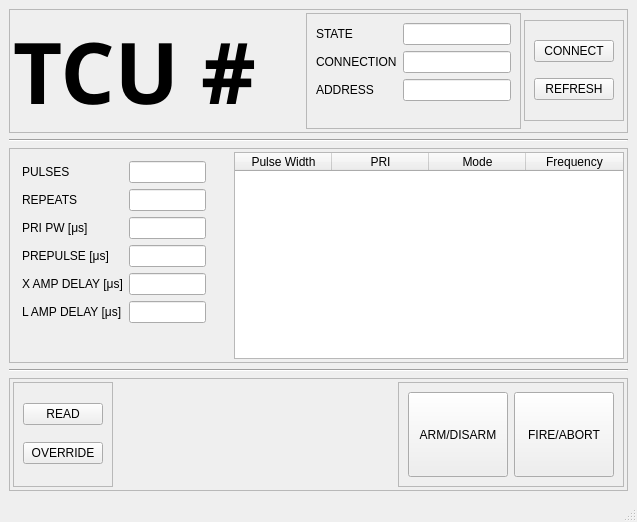
<?xml version="1.0" encoding="UTF-8"?>
<ui version="4.0">
 <class>MainWindow</class>
 <widget class="QMainWindow" name="MainWindow">
  <property name="geometry">
   <rect>
    <x>0</x>
    <y>0</y>
    <width>637</width>
    <height>522</height>
   </rect>
  </property>
  <property name="windowTitle">
   <string>MainWindow</string>
  </property>
  <property name="autoFillBackground">
   <bool>false</bool>
  </property>
  <widget class="QWidget" name="centralwidget">
   <layout class="QGridLayout" name="gridLayout_3">
    <item row="4" column="0">
     <widget class="QFrame" name="frame_6">
      <property name="frameShape">
       <enum>QFrame::StyledPanel</enum>
      </property>
      <property name="frameShadow">
       <enum>QFrame::Raised</enum>
      </property>
      <layout class="QHBoxLayout" name="horizontalLayout_2">
       <property name="spacing">
        <number>3</number>
       </property>
       <property name="leftMargin">
        <number>3</number>
       </property>
       <property name="topMargin">
        <number>3</number>
       </property>
       <property name="rightMargin">
        <number>3</number>
       </property>
       <property name="bottomMargin">
        <number>3</number>
       </property>
       <item>
        <widget class="QFrame" name="frame_5">
         <property name="frameShape">
          <enum>QFrame::StyledPanel</enum>
         </property>
         <property name="frameShadow">
          <enum>QFrame::Raised</enum>
         </property>
         <layout class="QGridLayout" name="gridLayout_2">
          <item row="0" column="0">
           <widget class="QPushButton" name="but_read">
            <property name="text">
             <string>READ</string>
            </property>
           </widget>
          </item>
          <item row="1" column="0">
           <widget class="QPushButton" name="but_override">
            <property name="text">
             <string>OVERRIDE</string>
            </property>
           </widget>
          </item>
         </layout>
        </widget>
       </item>
       <item>
        <spacer name="horizontalSpacer_2">
         <property name="orientation">
          <enum>Qt::Horizontal</enum>
         </property>
         <property name="sizeHint" stdset="0">
          <size>
           <width>271</width>
           <height>20</height>
          </size>
         </property>
        </spacer>
       </item>
       <item>
        <widget class="QFrame" name="frame_2">
         <property name="frameShape">
          <enum>QFrame::StyledPanel</enum>
         </property>
         <property name="frameShadow">
          <enum>QFrame::Raised</enum>
         </property>
         <layout class="QGridLayout" name="gridLayout">
          <item row="0" column="0">
           <widget class="QPushButton" name="but_arm_disarm">
            <property name="sizePolicy">
             <sizepolicy hsizetype="Fixed" vsizetype="Fixed">
              <horstretch>0</horstretch>
              <verstretch>0</verstretch>
             </sizepolicy>
            </property>
            <property name="minimumSize">
             <size>
              <width>100</width>
              <height>85</height>
             </size>
            </property>
            <property name="maximumSize">
             <size>
              <width>85</width>
              <height>16777215</height>
             </size>
            </property>
            <property name="text">
             <string>ARM/DISARM</string>
            </property>
           </widget>
          </item>
          <item row="0" column="1">
           <widget class="QPushButton" name="but_fire_abort">
            <property name="sizePolicy">
             <sizepolicy hsizetype="Fixed" vsizetype="Fixed">
              <horstretch>0</horstretch>
              <verstretch>0</verstretch>
             </sizepolicy>
            </property>
            <property name="minimumSize">
             <size>
              <width>100</width>
              <height>85</height>
             </size>
            </property>
            <property name="autoFillBackground">
             <bool>false</bool>
            </property>
            <property name="text">
             <string>FIRE/ABORT</string>
            </property>
           </widget>
          </item>
         </layout>
        </widget>
       </item>
      </layout>
     </widget>
    </item>
    <item row="1" column="0">
     <widget class="Line" name="line">
      <property name="orientation">
       <enum>Qt::Horizontal</enum>
      </property>
     </widget>
    </item>
    <item row="0" column="0">
     <widget class="QFrame" name="frame_7">
      <property name="frameShape">
       <enum>QFrame::StyledPanel</enum>
      </property>
      <property name="frameShadow">
       <enum>QFrame::Raised</enum>
      </property>
      <layout class="QHBoxLayout" name="horizontalLayout_3">
       <property name="spacing">
        <number>3</number>
       </property>
       <property name="leftMargin">
        <number>3</number>
       </property>
       <property name="topMargin">
        <number>3</number>
       </property>
       <property name="rightMargin">
        <number>3</number>
       </property>
       <property name="bottomMargin">
        <number>3</number>
       </property>
       <item>
        <widget class="QLabel" name="label_2">
         <property name="font">
          <font>
           <family>Courier 10 Pitch</family>
           <pointsize>64</pointsize>
           <weight>75</weight>
           <bold>true</bold>
          </font>
         </property>
         <property name="text">
          <string>TCU #</string>
         </property>
        </widget>
       </item>
       <item>
        <spacer name="horizontalSpacer_3">
         <property name="orientation">
          <enum>Qt::Horizontal</enum>
         </property>
         <property name="sizeHint" stdset="0">
          <size>
           <width>40</width>
           <height>20</height>
          </size>
         </property>
        </spacer>
       </item>
       <item>
        <widget class="QFrame" name="frame_3">
         <property name="frameShape">
          <enum>QFrame::StyledPanel</enum>
         </property>
         <property name="frameShadow">
          <enum>QFrame::Raised</enum>
         </property>
         <layout class="QFormLayout" name="formLayout_2">
          <item row="0" column="0">
           <widget class="QLabel" name="label">
            <property name="text">
             <string>STATE</string>
            </property>
           </widget>
          </item>
          <item row="0" column="1">
           <widget class="QLineEdit" name="txt_state">
            <property name="readOnly">
             <bool>true</bool>
            </property>
           </widget>
          </item>
          <item row="1" column="1">
           <widget class="QLineEdit" name="txt_connection">
            <property name="readOnly">
             <bool>true</bool>
            </property>
           </widget>
          </item>
          <item row="2" column="0">
           <widget class="QLabel" name="label_17">
            <property name="text">
             <string>ADDRESS</string>
            </property>
           </widget>
          </item>
          <item row="2" column="1">
           <widget class="QLineEdit" name="txt_ipaddress">
            <property name="readOnly">
             <bool>true</bool>
            </property>
           </widget>
          </item>
          <item row="1" column="0">
           <widget class="QLabel" name="label_16">
            <property name="text">
             <string>CONNECTION</string>
            </property>
           </widget>
          </item>
         </layout>
        </widget>
       </item>
       <item>
        <widget class="QFrame" name="frame">
         <property name="maximumSize">
          <size>
           <width>105</width>
           <height>101</height>
          </size>
         </property>
         <property name="frameShape">
          <enum>QFrame::StyledPanel</enum>
         </property>
         <property name="frameShadow">
          <enum>QFrame::Raised</enum>
         </property>
         <layout class="QVBoxLayout" name="verticalLayout">
          <item>
           <widget class="QPushButton" name="but_connect">
            <property name="text">
             <string>CONNECT</string>
            </property>
           </widget>
          </item>
          <item>
           <widget class="QPushButton" name="but_refresh">
            <property name="text">
             <string>REFRESH</string>
            </property>
           </widget>
          </item>
         </layout>
        </widget>
       </item>
      </layout>
     </widget>
    </item>
    <item row="2" column="0">
     <widget class="QFrame" name="frame_4">
      <property name="frameShape">
       <enum>QFrame::StyledPanel</enum>
      </property>
      <property name="frameShadow">
       <enum>QFrame::Raised</enum>
      </property>
      <layout class="QHBoxLayout" name="horizontalLayout">
       <property name="spacing">
        <number>3</number>
       </property>
       <property name="leftMargin">
        <number>3</number>
       </property>
       <property name="topMargin">
        <number>3</number>
       </property>
       <property name="rightMargin">
        <number>3</number>
       </property>
       <property name="bottomMargin">
        <number>3</number>
       </property>
       <item>
        <widget class="QFrame" name="frame">
         <property name="maximumSize">
          <size>
           <width>226</width>
           <height>16777215</height>
          </size>
         </property>
         <layout class="QFormLayout" name="formLayout">
          <item row="0" column="0">
           <widget class="QLabel" name="label_4">
            <property name="text">
             <string>PULSES</string>
            </property>
           </widget>
          </item>
          <item row="0" column="1">
           <widget class="QLineEdit" name="txt_pulses">
            <property name="minimumSize">
             <size>
              <width>55</width>
              <height>0</height>
             </size>
            </property>
            <property name="readOnly">
             <bool>true</bool>
            </property>
           </widget>
          </item>
          <item row="1" column="0">
           <widget class="QLabel" name="label_6">
            <property name="text">
             <string>REPEATS</string>
            </property>
           </widget>
          </item>
          <item row="1" column="1">
           <widget class="QLineEdit" name="txt_repeats">
            <property name="minimumSize">
             <size>
              <width>55</width>
              <height>0</height>
             </size>
            </property>
            <property name="readOnly">
             <bool>true</bool>
            </property>
           </widget>
          </item>
          <item row="2" column="0">
           <widget class="QLabel" name="label_8">
            <property name="text">
             <string>PRI PW [μs]</string>
            </property>
           </widget>
          </item>
          <item row="2" column="1">
           <widget class="QLineEdit" name="txt_pri_pw">
            <property name="minimumSize">
             <size>
              <width>55</width>
              <height>0</height>
             </size>
            </property>
            <property name="readOnly">
             <bool>true</bool>
            </property>
           </widget>
          </item>
          <item row="3" column="0">
           <widget class="QLabel" name="label_10">
            <property name="text">
             <string>PREPULSE [μs]</string>
            </property>
           </widget>
          </item>
          <item row="3" column="1">
           <widget class="QLineEdit" name="txt_prepulse">
            <property name="minimumSize">
             <size>
              <width>55</width>
              <height>0</height>
             </size>
            </property>
            <property name="readOnly">
             <bool>true</bool>
            </property>
           </widget>
          </item>
          <item row="4" column="0">
           <widget class="QLabel" name="label_12">
            <property name="text">
             <string>X AMP DELAY [μs]</string>
            </property>
           </widget>
          </item>
          <item row="4" column="1">
           <widget class="QLineEdit" name="txt_x_amp_delay">
            <property name="minimumSize">
             <size>
              <width>55</width>
              <height>0</height>
             </size>
            </property>
            <property name="readOnly">
             <bool>true</bool>
            </property>
           </widget>
          </item>
          <item row="5" column="0">
           <widget class="QLabel" name="label_14">
            <property name="text">
             <string>L AMP DELAY [μs]</string>
            </property>
           </widget>
          </item>
          <item row="5" column="1">
           <widget class="QLineEdit" name="txt_l_amp_delay">
            <property name="minimumSize">
             <size>
              <width>55</width>
              <height>0</height>
             </size>
            </property>
            <property name="readOnly">
             <bool>true</bool>
            </property>
           </widget>
          </item>
         </layout>
        </widget>
       </item>
       <item>
        <spacer name="horizontalSpacer">
         <property name="orientation">
          <enum>Qt::Horizontal</enum>
         </property>
         <property name="sizeHint" stdset="0">
          <size>
           <width>40</width>
           <height>20</height>
          </size>
         </property>
        </spacer>
       </item>
       <item>
        <widget class="QTableWidget" name="table_pulse_params">
         <property name="minimumSize">
          <size>
           <width>390</width>
           <height>0</height>
          </size>
         </property>
         <property name="horizontalScrollBarPolicy">
          <enum>Qt::ScrollBarAlwaysOff</enum>
         </property>
         <property name="autoScroll">
          <bool>true</bool>
         </property>
         <property name="editTriggers">
          <set>QAbstractItemView::NoEditTriggers</set>
         </property>
         <property name="selectionMode">
          <enum>QAbstractItemView::SingleSelection</enum>
         </property>
         <property name="selectionBehavior">
          <enum>QAbstractItemView::SelectItems</enum>
         </property>
         <attribute name="horizontalHeaderDefaultSectionSize">
          <number>97</number>
         </attribute>
         <column>
          <property name="text">
           <string>Pulse Width</string>
          </property>
         </column>
         <column>
          <property name="text">
           <string>PRI</string>
          </property>
         </column>
         <column>
          <property name="text">
           <string>Mode</string>
          </property>
         </column>
         <column>
          <property name="text">
           <string>Frequency</string>
          </property>
         </column>
        </widget>
       </item>
      </layout>
     </widget>
    </item>
    <item row="3" column="0">
     <widget class="Line" name="line_2">
      <property name="orientation">
       <enum>Qt::Horizontal</enum>
      </property>
     </widget>
    </item>
   </layout>
  </widget>
  <widget class="QStatusBar" name="statusbar"/>
 </widget>
 <resources/>
 <connections/>
</ui>
